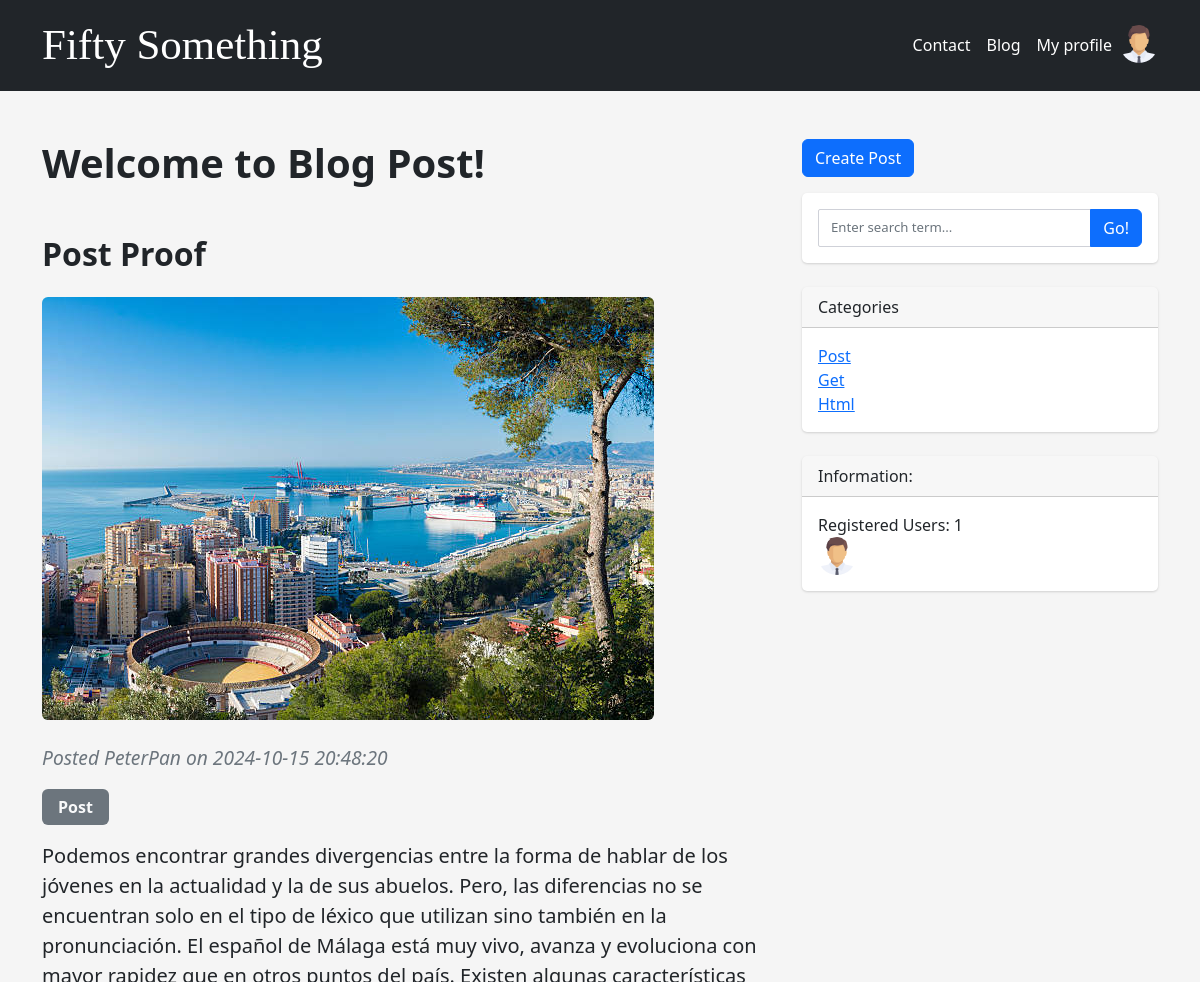
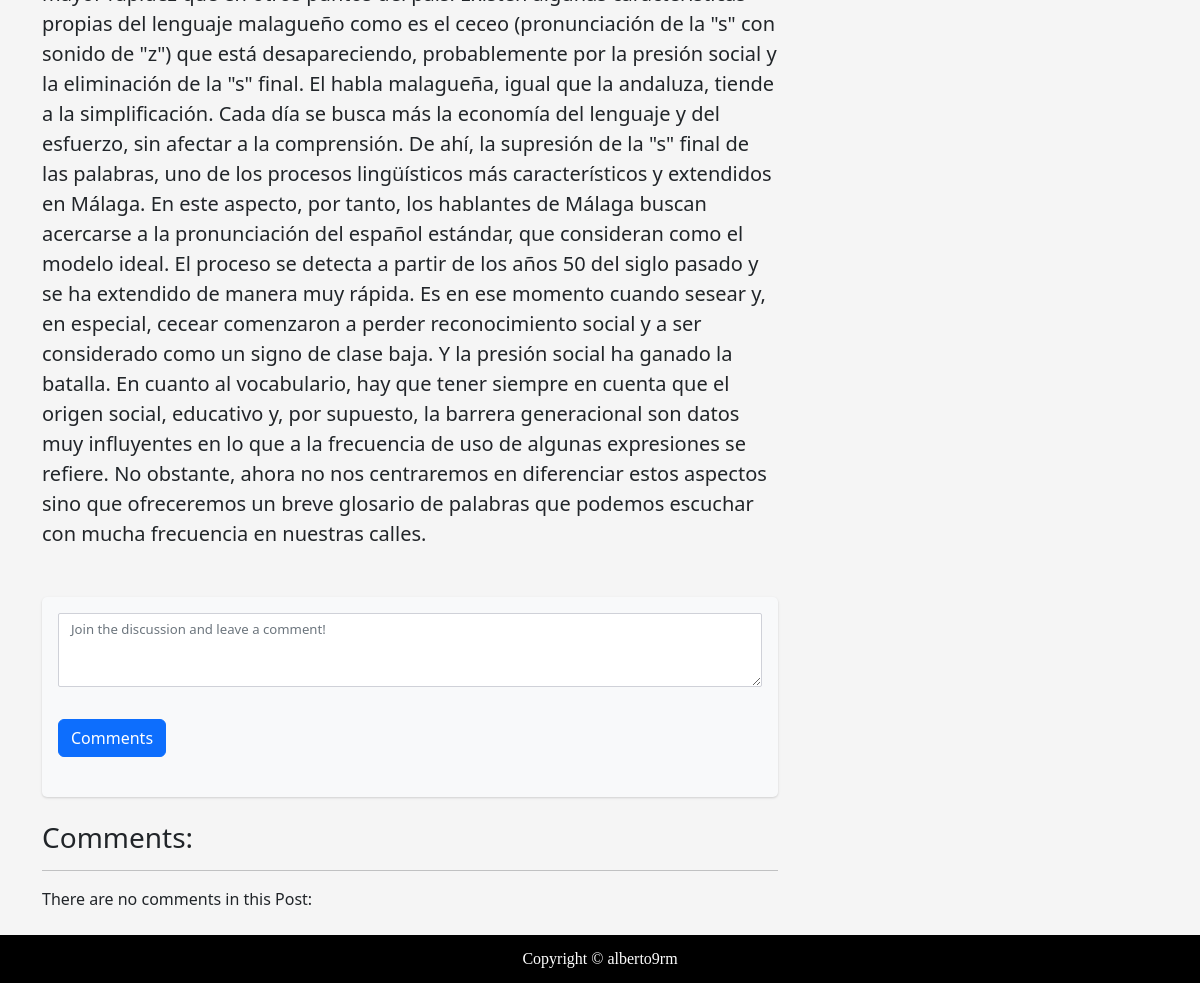
The app's page /includes/post.php?id=1 (signed in) with its own data (2 pictures, top to bottom).
### tables this page shows
CREATE TABLE `post` (
  `id` int NOT NULL,
  `id_users` int DEFAULT NULL,
  `users` varchar(200) DEFAULT NULL,
  `title` varchar(200) DEFAULT NULL,
  `img_url` varchar(200) DEFAULT NULL,
  `category` varchar(200) DEFAULT NULL,
  `post` text,
  `date_time` datetime DEFAULT CURRENT_TIMESTAMP
);

### includes/post.php (the view, shortened to what this page needs)
<?php require('header.php'); ?>
<div class="container mt-5">
    <div class="row">
        <div class="col-lg-8">
            <article>
                <?php
                $id_post = $_GET['id'];
                $sql = "SELECT * FROM post WHERE id = '$id_post' ";
                $resultado = $base->prepare($sql);
                $resultado->execute();
                ?>
                <header class="mb-4">
                    <h1 class="fw-bolder mb-1">Welcome to Blog Post!</h1>
                    <?php
                    foreach($resultado as $datos):
                    ?>
                    <h2 class="fw-bolder mb-1 mt-5">
                        <?php echo $datos['title']; ?>
                    </h2>
                </header>
                <figure class="mb-4"><img class="img-fluid rounded" src="../assets/img/<?php echo $datos['img_url'] ?>" /></figure>
                <div class="text-muted fst-italic mb-3" style="font-size: 1.2rem;">Posted <?php echo $datos['users'] ?>
                on <?php echo $datos['date_time'] ?>
                    </div>
                <a class="badge bg-secondary text-decoration-none link-light mb-3" href="category.php?id=<?php echo $datos['category'] ?>"
                    style="font-size: 1rem; padding: 0.65rem 1rem;"><?php echo $datos['category'] ?></a>
                <section class="mb-5">
                    <p class="fs-5 mb-4">
                    <?php echo ($datos['post']); ?><br></p>
                </section>
                <?php endforeach; ?>
            </article>
            <?php include('comentario.php'); ?>
        </div>
        <?php include('aside.php'); ?>
    </div>
</div>
<?php include('footer.php'); ?>
</body>
</html>

### includes/header.php (shortened to what this page needs)
<?php
        include($_SERVER['DOCUMENT_ROOT'] . '/fifty-something/controllers/connect.php');
?>
<!DOCTYPE html>
<html lang="en">
    <head>
        <link href="https://cdn.jsdelivr.net/npm/bootstrap@5.3.3/dist/css/bootstrap.min.css" rel="stylesheet">
        <link href="css/styles.css" rel="stylesheet" />
        <link href="css/custom.css" rel="stylesheet" />
    </head>
    <body>
        <nav class="navbar navbar-expand-lg navbar-dark bg-dark">
            <div class="container">
                <a class="navbar-brand" href="../index.php" style="font-family: Tahoma; font-size: 43px">Fifty Something</a>
                <div class="collapse navbar-collapse" id="navbarSupportedContent">
                    <ul class="navbar-nav ms-auto mb-2 mb-lg-0">
                         <li class="nav-item"><a class="nav-link active" aria-current="page" href="includes/contact.php">Contact</a></li>
                         <li class="nav-item"><a class="nav-link active" aria-current="page" href="../index.php">Blog</a></li>
                         <?php
                                if(!isset($_SESSION['id'])):
                         ?>
                         <li class="nav-item"><a class="nav-link active" aria-current="page" href="login.php">Sign In</a></li>
                           <?php  else:  ?>
                         <li class="nav-item"><a class="nav-link active" aria-current="page" href="perfil.php?id=<?php echo $_SESSION['id'] ?>">My profile</a></li>
                         <?php
                         $id_user = $_SESSION['id'];
                         $sql ="SELECT img_url FROM login WHERE id= '$id_user' ";
                         $resultado = $base->prepare($sql);
                         $resultado->execute();
                         foreach($resultado as $datos):
                         ?>
                         <img class="rounded-circle" src="assets/img/<?php  echo $datos['img_url'] ?>"   alt="..."  width="38px" height="38px" />
                            <?php endforeach; ?>
                            <?php endif; ?>
                        </ul>
                </div>
            </div>
        </nav>
        </body>
</html>

### includes/comentario.php (shortened to what this page needs)
<section class="mb-4">
                        <div class="card bg-light">
                            <div class="card-body">
                                <?php if(!isset($_SESSION['id'])): ?>
                                    To comment you must <a href="login.php"> Login</a>
                                <?php else: ?>
                                <form class="mb-4" action="procesa_comentario.php" method="post">
                                            <textarea class="form-control" rows="3" placeholder="Join the discussion and leave a comment!"
                                                    name="comentario"></textarea></form>
                                            <button class="btn btn-primary mt-2" type="submit" name="enviar">Comments</button>
                                <?php endif; ?>
               </div>
        </section>
        <h3 class="mb2"> Comments: </h3><hr>
      <section class="mb5">
        <?php
                $sql= "SELECT * FROM comentario WHERE id_post ";
                $resultado = $base->prepare($sql);
                $resultado->execute();
                $register = $resultado->rowCount();
                if($register < 1){
                    echo "There are no comments in this Post: <br><br> ";
                     }else {
        ?>
               <?php foreach($resultado as $datos): ?>
                               <div class="fw-bold "><?php echo $datos['date_time'] ?>  <?php echo $datos['users'] ?> said: </div>
                               <?php echo $datos['comentary'] ?>
                <?php endforeach; }?>
   </section>

### includes/aside.php
<div class="col-lg-4">
    <?php if(isset($_SESSION['id'])): ?>
        <a class="btn btn-primary mb-3" href="create_post.php?id=<?php echo $_SESSION['id'] ?>">Create Post</a>
    <?php endif; ?>
    <div class="card mb-4">
        <div class="card-body">
            <div>
                <form action="includes/search.php" method="post" class="input-group">
                    <input class="form-control" type="text" placeholder="Enter search term..."
                           name="search" aria-label="Enter search term..." aria-describedby="button-search" />
                    <button class="btn btn-primary" id="search" type="submit">Go!</button>
                </form>
            </div>
        </div>
    </div>
    <?php
        $sql= "SELECT DISTINCT category FROM post";
        $resultado = $base->prepare($sql);
        $resultado->execute();
        $register_post = $resultado->rowCount();
    ?>
    <div class="card mb-4">
        <div class="card-header">Categories</div>
        <div class="card-body">
            <div class="row">
                <div class="col-sm-6">
                    <?php if($register_post < 1) {
                        echo "No categories available";
                    } else { ?>
                        <ul class="list-unstyled mb-0">
                            <?php foreach($resultado as $datos): ?>
                                <li><a href="includes/category.php?id=<?php echo $datos['category'] ?>">
                                        <?php echo $datos['category'] ?></a></li>
                            <?php endforeach; ?>
                        </ul>
                    <?php } ?>
                </div>
            </div>
        </div>
    </div>
    <div class="card mb-4">
        <?php
            $sql = "SELECT id, users, img_url FROM login";
            $resultado = $base->prepare($sql);
            $resultado->execute();
            $register = $resultado->rowCount();
            if(!isset($_SESSION['id'])) {
        ?>
            <div class="card-header">Information: You must login to view profiles.</div>
        <?php } else { ?>
            <div class="card-header">Information:</div>
            <div class="card-body">
                Registered Users:
                <?php if ($register < 1) {
                    echo "No users yet..";
                } else {
                    echo $register . "<br>";
                    foreach($resultado as $datos):
                        $id_user = $datos['id'];
                ?>
                    <a href="../perfil.php?id=<?php echo $id_user; ?>">
                        <img class="rounded-circle" src="assets/img/<?php echo $datos['img_url'] ?>"
                             alt="..." width="38px" height="38px" />
                    </a>
                <?php endforeach; } ?>
            </div>
        <?php } ?>
    </div>
</div>

### includes/footer.php
<footer class="py-2 bg-black">
            <div class="container"><p class="m-1 text-center text-white" style="font-family: Tahoma">Copyright &copy; alberto9rm</p></div>
        </footer>

### css/custom.css (style rules this page uses)
.card { box-shadow: 0 1px 3px 0 rgba(0,0,0,.1), 0 1px 2px 0 rgba(0,0,0,.06); }
.card { position: relative; display: flex; flex-direction: column; min-width: 0; word-wrap: break-word; background-color: #fff; background-clip: border-box; border: 0 solid rgba(0,0,0,.125); border-radius: .25rem; }
.card-body { flex: 1 1 auto; min-height: 1px; padding: 1rem; }
.mb-3, .my-3 { margin-bottom: 1rem!important; }
body { background:#f5f5f5; }
.form-control { border: 1px solid #cfd1d8; -webkit-border-radius: 2px; -moz-border-radius: 2px; border-radius: 2px; font-size: .825rem; background: #ffffff; color: #2e323c; }
.card { background: #ffffff; -webkit-border-radius: 5px; -moz-border-radius: 5px; border-radius: 5px; border: 0; margin-bottom: 1rem; }

### records on screen
post: title "Post Proof", img_url (picture), users "PeterPan", date_time "2024-10-15 20:48:20", category "Post", post "Podemos encontrar grandes divergencias entre la forma de hablar de los jóvenes en la actualidad y la de sus abuelos. Pero, las diferencias no se encuentran solo en el tipo de léxico que utilizan sino también en la pronunciación. El español de Málaga está muy vivo, avanza y evoluciona con mayor rapidez que en otros puntos del país. Existen algunas características propias del lenguaje malagueño como es el ceceo (pronunciación de la \"s\" con sonido de \"z\") que está desapareciendo, probablemente por la presión social y la eliminación de la \"s\" final. El habla malagueña, igual que la andaluza, tiende a la simplificación. Cada día se busca más la economía del lenguaje y del esfuerzo, sin afectar a…"

### other values on screen
$datos['category'] "Post"
$datos['category'] "Get"
$datos['category'] "Html"
$register "1"
